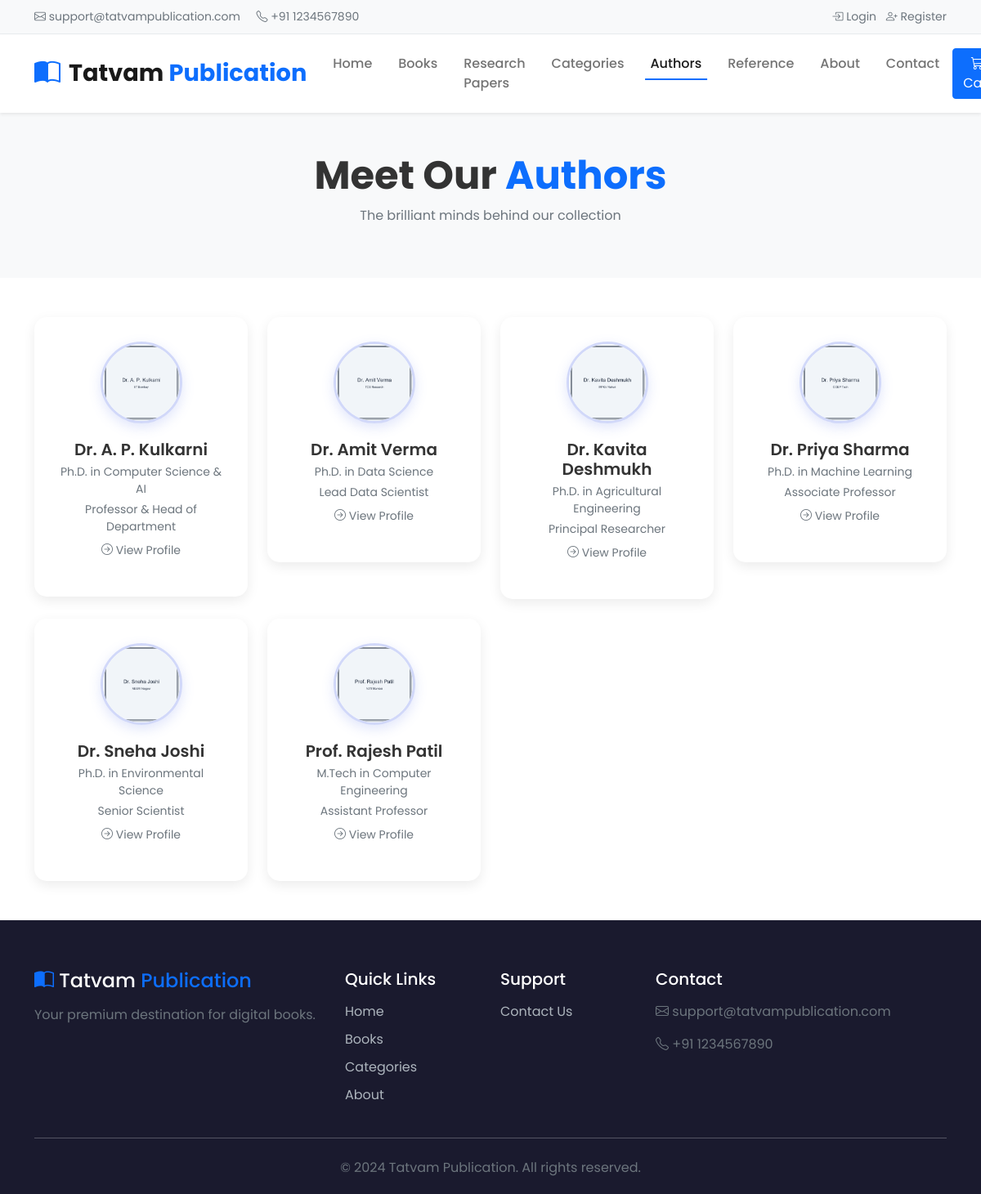
The page /authors.php on the database its author committed.
### tables this page shows
CREATE TABLE IF NOT EXISTS `authors` (
  `id` INT(11) NOT NULL AUTO_INCREMENT,
  `user_id` INT(11) DEFAULT NULL,
  `name` VARCHAR(255) NOT NULL,
  `photo` VARCHAR(255) DEFAULT NULL,
  `about` TEXT DEFAULT NULL,
  `qualification` VARCHAR(255) DEFAULT NULL,
  `designation` VARCHAR(255) DEFAULT NULL,
  `organization` VARCHAR(255) DEFAULT NULL,
  `contact` VARCHAR(255) DEFAULT NULL,
  `created_at` TIMESTAMP DEFAULT CURRENT_TIMESTAMP,
  `updated_at` TIMESTAMP DEFAULT CURRENT_TIMESTAMP ON UPDATE CURRENT_TIMESTAMP,
  PRIMARY KEY (`id`),
  KEY `idx_authors_user_id` (`user_id`),
  CONSTRAINT `fk_author_user` FOREIGN KEY (`user_id`) REFERENCES `users` (`id`) ON DELETE SET NULL ON UPDATE CASCADE
);

### php/func-author.php (called while the page is built, shortened)
<?php
function get_all_authors_with_stats($conn) {
    $sql = "SELECT a.*, COUNT(b.id) as book_count
            FROM authors a
            LEFT JOIN books b ON b.author_id = a.id
            GROUP BY a.id
            ORDER BY a.name ASC";
    $stmt = $conn->prepare($sql);
    $stmt->execute();
    if ($stmt->rowCount() > 0) {
        return $stmt->fetchAll();
    }
    return 0;
}

### authors.php (the view, shortened to what this page needs)
<?php
include "db_conn.php";
include "php/func-author.php";
if (function_exists('get_all_authors_with_stats')) {
    $authors = get_all_authors_with_stats($conn);
} else {
    $authors = get_all_author($conn);
}
$cart_count = 0;
?>
<!DOCTYPE html>
<html lang="en">
<head>
	<link href="https://cdn.jsdelivr.net/npm/bootstrap@5.1.1/dist/css/bootstrap.min.css" rel="stylesheet">
	<link rel="stylesheet" href="https://cdn.jsdelivr.net/npm/bootstrap-icons@1.10.0/font/bootstrap-icons.css">
	<link rel="stylesheet" href="css/style.css">
</head>
<body>
	<div class="top-bar">
		<div class="container">
			<div class="d-flex justify-content-between align-items-center">
				<div class="top-info">
					<i class="bi bi-envelope"></i> support@tatvampublication.com
					<span class="ms-3"><i class="bi bi-telephone"></i> +91 1234567890</span>
				</div>
				<div class="top-links">
					<?php if (isset($_SESSION['user_id'])) {
						if (isset($_SESSION['user_type']) && $_SESSION['user_type'] == 'customer') { ?>
							<a href="my-orders.php"><i class="bi bi-bag-check"></i> My Orders</a>
							<a href="user-profile.php" class="ms-2"><i class="bi bi-person-circle"></i> <?=$_SESSION['user_name']?></a>
							<a href="php/user-logout.php" class="ms-2"><i class="bi bi-box-arrow-right"></i> Logout</a>
						<?php } else { ?>
							<a href="admin.php"><i class="bi bi-speedometer2"></i> Dashboard</a>
						<?php }
					}else{ ?>
						<a href="user-login.php"><i class="bi bi-box-arrow-in-right"></i> Login</a>
						<a href="register.php" class="ms-2"><i class="bi bi-person-plus"></i> Register</a>
					<?php } ?>
				</div>
			</div>
		</div>
	</div>
	<nav class="navbar navbar-expand-lg navbar-light bg-white sticky-top shadow-sm">
		<div class="container">
			<a class="navbar-brand" href="index.php">
				<i class="bi bi-book-half text-primary"></i>
				<span class="brand-text">Tatvam <span class="text-primary">Publication</span></span>
			</a>
			<div class="collapse navbar-collapse" id="navbarMain">
				<ul class="navbar-nav mx-auto">
					<li class="nav-item"><a class="nav-link" href="index.php">Home</a></li>
					<li class="nav-item"><a class="nav-link" href="books.php">Books</a></li>
                    <li class="nav-item"><a class="nav-link" href="books.php?type=research_paper">Research Papers</a></li>
					<li class="nav-item"><a class="nav-link" href="categories.php">Categories</a></li>
					<li class="nav-item"><a class="nav-link active" href="authors.php">Authors</a></li>
					<li class="nav-item"><a class="nav-link" href="reference.php">Reference</a></li>
					<li class="nav-item"><a class="nav-link" href="about.php">About</a></li>
					<li class="nav-item"><a class="nav-link" href="contact.php">Contact</a></li>
				</ul>
				<div class="d-flex align-items-center">
					<?php if (isset($_SESSION['user_id']) && isset($_SESSION['user_type']) && $_SESSION['user_type'] == 'customer') { ?>
						<a href="cart.php" class="btn btn-primary position-relative">
							<i class="bi bi-cart3"></i> Cart
							<?php if ($cart_count > 0) { ?>
								<span class="position-absolute top-0 start-100 translate-middle badge rounded-pill bg-danger">
									<?=$cart_count?>
								</span>
							<?php } ?>
						</a>
					<?php } else { ?>
						<a href="user-login.php" class="btn btn-primary"><i class="bi bi-cart3"></i> Cart</a>
					<?php } ?>
				</div>
			</div>
		</div>
	</nav>
	<section class="py-5 bg-light">
		<div class="container">
			<h1 class="display-5 fw-bold text-center">Meet Our <span class="text-primary">Authors</span></h1>
			<p class="text-center text-muted">The brilliant minds behind our collection</p>
		</div>
	</section>
	<section class="py-5">
		<div class="container">
			<?php if ($authors == 0){ ?>
				<div class="text-center py-5">
					<i class="bi bi-inbox display-1 text-muted"></i>
					<h4 class="mt-3 text-muted">No authors available yet</h4>
					<p class="text-muted">Check back soon</p>
				</div>
			<?php }else{ ?>
				<div class="row g-4">
					<?php foreach ($authors as $author) { ?>
					<div class="col-6 col-md-4 col-lg-3">
						<a href="author.php?id=<?=$author['id']?>" class="author-card" style="text-decoration:none;">
                            <?php if (!empty($author['photo'])): ?>
                                <div><img src="uploads/author_photos/<?=$author['photo']?>" class="author-card-photo" alt="<?=htmlspecialchars($author['name'])?>"></div>
                            <?php else: ?>
                                <div class="author-avatar"><i class="bi bi-person-circle"></i></div>
                            <?php endif; ?>
                            <h5><?=htmlspecialchars($author['name'])?></h5>
                            <?php if (!empty($author['qualification'])): ?>
                                <p class="text-muted small mb-1"><?=htmlspecialchars($author['qualification'])?></p>
                            <?php endif; ?>
                            <?php if (!empty($author['designation'])): ?>
                                <p class="text-muted small mb-0"><?=htmlspecialchars($author['designation'])?></p>
                            <?php endif; ?>
                            <p class="text-muted small mt-2"><i class="bi bi-arrow-right-circle"></i> View Profile</p>
						</a>
					</div>
					<?php } ?>
				</div>
			<?php } ?>
		</div>
	</section>
	<footer class="footer">
		<div class="container">
			<div class="row g-4">
				<div class="col-lg-4">
					<h4 class="mb-3"><i class="bi bi-book-half text-primary"></i> Tatvam <span class="text-primary">Publication</span></h4>
					<p class="text-muted">Your premium destination for digital books.</p>
				</div>
				<div class="col-lg-2 col-6">
					<h5 class="mb-3">Quick Links</h5>
					<ul class="footer-links">
						<li><a href="index.php">Home</a></li>
						<li><a href="books.php">Books</a></li>
						<li><a href="categories.php">Categories</a></li>
						<li><a href="about.php">About</a></li>
					</ul>
				</div>
				<div class="col-lg-2 col-6">
					<h5 class="mb-3">Support</h5>
					<ul class="footer-links">
						<li><a href="contact.php">Contact Us</a></li>
					</ul>
				</div>
				<div class="col-lg-4">
					<h5 class="mb-3">Contact</h5>
					<p class="text-muted"><i class="bi bi-envelope"></i> support@tatvampublication.com</p>
					<p class="text-muted"><i class="bi bi-telephone"></i> +91 1234567890</p>
				</div>
			</div>
			<hr class="my-4">
			<div class="text-center text-muted">
				<p class="mb-0">&copy; 2024 Tatvam Publication. All rights reserved.</p>
			</div>
		</div>
	</footer>
</body>
</html>

### css/style.css (style rules this page uses)
* { margin: 0; padding: 0; box-sizing: border-box; }
body { font-family: 'Poppins', sans-serif; color: #333; overflow-x: hidden; }
.top-bar { background: #f8f9fa; padding: 10px 0; font-size: 14px; border-bottom: 1px solid #e9ecef; }
.top-info, .top-links { color: #6c757d; }
.top-links a { color: #6c757d; text-decoration: none; margin-left: 20px; transition: color 0.3s; }
.navbar { padding: 1rem 0; transition: all 0.3s; }
.navbar-brand { font-size: 1.5rem; font-weight: 700; display: flex; align-items: center; gap: 10px; }
.brand-text { font-size: 1.8rem; }
.navbar-brand i { font-size: 2rem; }
.nav-link { font-weight: 500; padding: 0.5rem 1rem !important; transition: color 0.3s; position: relative; }
.nav-link::after { content: ''; position: absolute; bottom: 0; left: 50%; width: 0; height: 2px; background: #0d6efd; transition: all 0.3s; transform: translateX(-50%); }
.nav-link:hover::after, .nav-link.active::after { width: 80%; }
.author-card { display: block; background: white; padding: 30px; border-radius: 15px; text-align: center; text-decoration: none; color: #333; transition: all 0.3s; box-shadow: 0 5px 15px rgba(0,0,0,0.08); }
.author-card h5 { margin: 10px 0 5px; font-weight: 600; }
.footer { background: #1a1a2e; color: white; padding: 60px 0 20px; }
.footer h4, .footer h5 { color: white; margin-bottom: 20px; }
.footer-links { list-style: none; padding: 0; }
.footer-links li { margin-bottom: 10px; }
.footer-links a { color: #adb5bd; text-decoration: none; transition: color 0.3s; }
.author-card-photo { width: 100px; height: 100px; border-radius: 50%; object-fit: cover; margin: 0 auto 15px; display: block; border: 3px solid rgba(102, 126, 234, 0.3); box-shadow: 0 5px 15px rgba(102, 126, 234, 0.2); }

### authors.php (style rules this page uses)
.author-card-photo { width: 100px; height: 100px; border-radius: 50%; object-fit: cover; margin: 0 auto 20px; display: block; }

### rows shown on the page
authors: photo (picture), name "Dr. A. P. Kulkarni", qualification "Ph.D. in Computer Science & AI", designation "Professor & Head of Department"
authors: photo (picture), name "Dr. Amit Verma", qualification "Ph.D. in Data Science", designation "Lead Data Scientist"
authors: photo (picture), name "Dr. Kavita Deshmukh", qualification "Ph.D. in Agricultural Engineering", designation "Principal Researcher"
authors: photo (picture), name "Dr. Priya Sharma", qualification "Ph.D. in Machine Learning", designation "Associate Professor"
authors: photo (picture), name "Dr. Sneha Joshi", qualification "Ph.D. in Environmental Science", designation "Senior Scientist"
authors: photo (picture), name "Prof. Rajesh Patil", qualification "M.Tech in Computer Engineering", designation "Assistant Professor"
